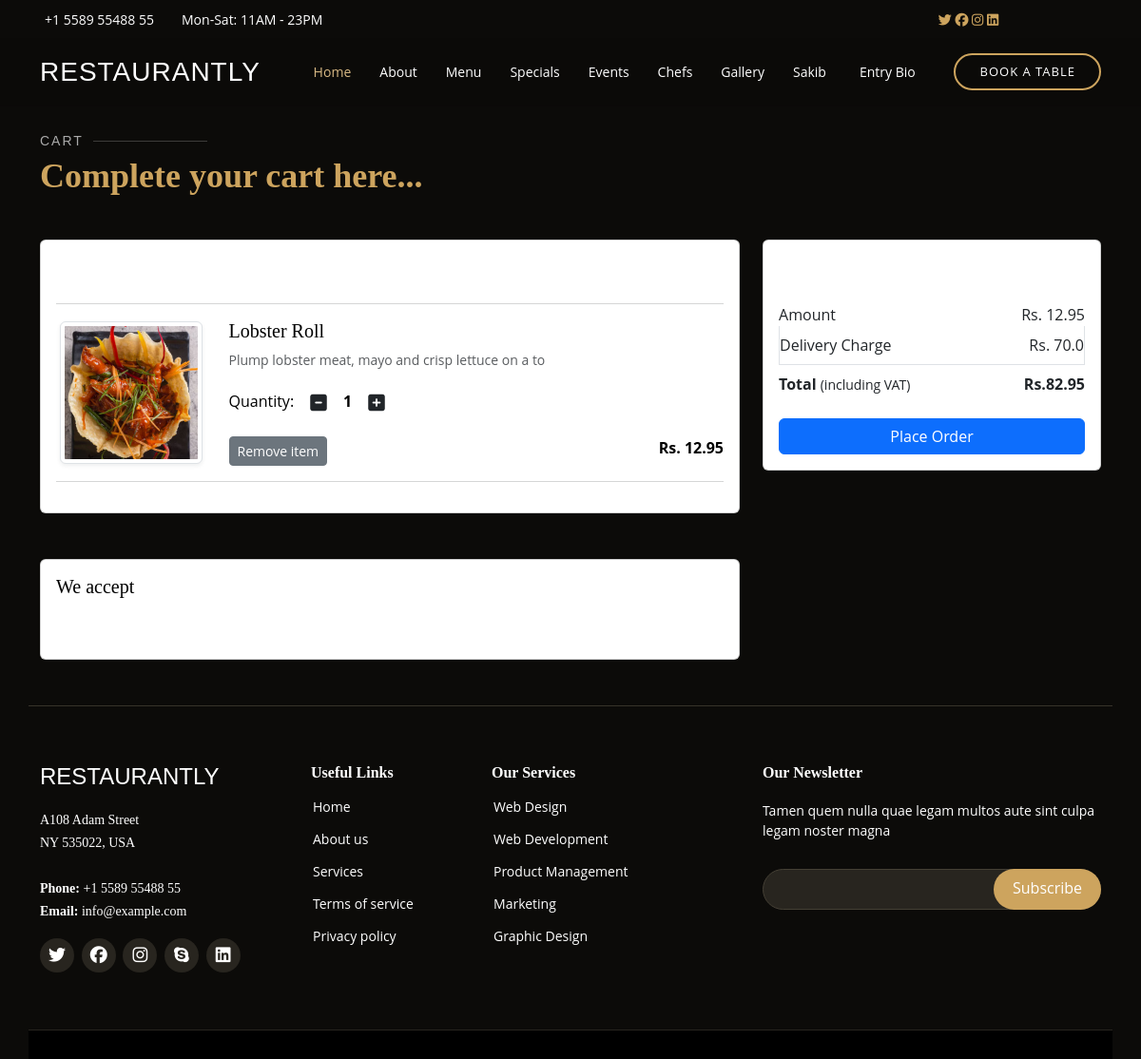
The app's page /cart/ (signed in) with its own data.
### app/models.py (models this page shows, shortened)
class Cart(models.Model):
    user = models.ForeignKey(User, on_delete=models.CASCADE)
    food = models.ForeignKey(AllFood, on_delete=models.CASCADE)
    quantity = models.PositiveIntegerField(default=1)

class AllFood(models.Model):
    food_name = models.CharField(max_length=50)
    desc = models.CharField(max_length=50)
    price = models.FloatField()
    category = models.CharField(choices=category_choice, max_length=10)
    food_image = models.ImageField(upload_to='FoodImage')

### app/views.py (the view)
# urls.py: path('cart/', views.show_to_cart, name='showcart'),
@login_required
def show_to_cart(request):
    if request.user.is_authenticated:
        user = request.user
        cart = Cart.objects.filter(user=user)
        print(cart)
        amount = 0.0
        shipping_amount = 70.0
        totalamount = 0.0
        cart_product = [p for p in Cart.objects.all() if p.user == user]
        print(cart_product)
        if cart_product:
            for p in cart_product:
                tempamount = (p.quantity * p.food.price)
                amount += tempamount
                totalamount = amount + shipping_amount
            return render(request, 'add_to_cart.html', {'carts': cart, 'totalamount': totalamount, 'amount': amount})
        else:
            return render(request, 'empty_cart.html')

### templates/add_to_cart.html (shortened to what this page needs)
{% extends 'base.html' %}
{% load static %}
{% block content %}
<div class="container my-5 mt-5">
 <div class="row mt-5">
        <div class="section-title mt-5">
          <h2>Cart</h2>
          <p>Complete your cart here...</p>
        </div>
  <div class="col-sm-8">
  <div class="card text-white  ">
   <div class="card-body">
    <h3>Cart</h3>
    {% for cart in carts %}
        <hr class="text-muted">
    <div class="row">
     <div class="col-sm-3 text-center align-self-center"><img src="{{cart.food.food_image.url}}" alt="" srcset="" class="img-fluid img-thumbnail shadow-sm" height="150" width="150"> </div>
     <div class="col-sm-9">
      <div>
       <h5  class="text-black">{{cart.food.food_name}}</h5>
       <p class="mb-2 text-muted small text-black">{{cart.food.desc}}</p>
       <div class="my-3">
        <label for="quantity" class="text-black">Quantity:</label>
        <a class="minus-cart btn" href="{% url 'decrease_cart_quantity' cart.id %}"><i class="fas fa-minus-square fa-lg"></i></a>
          <span id="quantity"  class="text-black"><b>{{cart.quantity}}</b></span>
        <a class="plus-cart btn"  href="{% url 'increase_cart_quantity' cart.id %}"><i class="fas fa-plus-square fa-lg"></i></a>
       </div>
       <div class="d-flex justify-content-between">
        <a href="{% url 'remove_from_cart' cart.id %}" class="btn btn-sm btn-secondary mr-3">Remove item </a>
        <p class="mb-0 text-black"><span><strong>Rs. {{cart.food.price}}</strong></span></p>
       </div>
      </div>
     </div>
    </div>
    {% endfor %}
    <hr class="text-muted">
   </div>
   </div>
  </div>
  <div class="col-sm-4">
   <div class="card">
    <div class="card-body">
      <h3>The Total Amount of</h3>
      <ul class="list-group">
       <li class="list-group-item d-flex justify-content-between align-items-center border-0 px-0 pb-0">Amount<span>Rs. {{amount}}</span></li>
       <li class="list-group-item d-flex justify-content-between align-items-center px-0">Delivery Charge<span>Rs. 70.0</span></li>
       <li class="list-group-item d-flex justify-content-between align-items-center border-0 px-0 mb-3">
        <div>
           <strong>Total</strong> <small>(including VAT)</small>
         </div>
         <span><strong>Rs.{{totalamount}}</strong></span>
       </li>
      </ul>
      <div class="d-grid"><a href="{% url 'checkout' %}" class="btn btn-primary">Place Order</a></div>
    </div>
   </div>
  </div>
 </div>
</div>
<div class="container">
 <div class="row">
  <div class="col-sm-8">
   <div class="card">
    <div class="card-body">
      <h5 class="mb-4 text-black">We accept</h5>
    </div>
  </div>
  </div>
 </div>
</div>
{% endblock content %}

### templates/navbar.html (shortened to what this page needs)
  <div id="topbar" class="d-flex align-items-center fixed-top">
    <div class="container d-flex justify-content-center justify-content-md-between">
      <div class="contact-info d-flex align-items-center  col-sm-9">
        <i class="bi bi-phone d-flex align-items-center"><span>+1 5589 55488 55</span></i>
        <i class="bi bi-clock d-flex align-items-center ms-4"><span> Mon-Sat: 11AM - 23PM</span></i>
      </div>
                <div class="social col-sm-3 text-center">
                  <a href="#"><i class="fa-brands fa-twitter"></i></a>
                  <a href="#"><i class="fa-brands fa-facebook"></i></a>
                  <a href="#"><i class="fa-brands fa-instagram"></i></a>
                  <a href="#"><i class="fa-brands fa-linkedin"></i></a>
                </div>
    </div>
  </div>
  <header id="header" class="fixed-top d-flex align-items-cente">
    <div class="container-fluid container-xl d-flex align-items-center justify-content-lg-between">
      <h1 class="logo me-auto me-lg-0"><a href="{% url 'home' %}">Restaurantly</a></h1>
      <nav id="navbar" class="navbar order-last order-lg-0">
        <ul>
          <li><a class="nav-link scrollto active" href="{% url 'home' %}">Home</a></li>
          <li><a class="nav-link scrollto" href="{% url 'about' %}">About</a></li>
          <li><a class="nav-link scrollto" href="{% url 'menu' %}">Menu</a></li>
          <li><a class="nav-link scrollto" href="{% url 'special' %}">Specials</a></li>
          <li><a class="nav-link scrollto" href="{% url 'event' %}">Events</a></li>
          <li><a class="nav-link scrollto" href="{% url 'chef' %}">Chefs</a></li>
          <li><a class="nav-link scrollto" href="{% url 'gallery' %}">Gallery</a></li>
        {% if request.user.is_authenticated %}
          <li class="dropdown"><a href="{% url 'profile' %}"><span>{{request.user|capfirst}}</span> </a>
            <li><a class="nav-link scrollto" href="{% url 'biodata' %}">Entry Bio</a></li>
          </li>
          {% else %}
          <li><a class="nav-link scrollto" href="{% url 'contact' %}">Contact</a></li>
          <li><a class="nav-link scrollto" href="{% url 'login' %}">Login</a></li>
          <li><a class="nav-link scrollto" href="{% url 'signup' %}">Signup</a></li>
        </ul>
        {% endif %}
      </nav>
      <a href="{% url 'book_a_table' %}" class="book-a-table-btn scrollto d-none d-lg-flex">Book a table</a>
    </div>
  </header>

### static/css/style.css (style rules this page uses)
body { font-family: "Open Sans", sans-serif; background: #0c0b09; color: #fff; }
a { color: #cda45e; text-decoration: none; }
h1, h2, h3, h4, h5, h6 { font-family: "Playfair Display", serif; }
#topbar { height: 40px; font-size: 14px; transition: all 0.5s; z-index: 996; }
#topbar .contact-info i { font-style: normal; color: #d9ba85; }
#topbar .contact-info i span { padding-left: 5px; color: #fff; }
#header { background: rgba(12, 11, 9, 0.6); border-bottom: 1px solid rgba(12, 11, 9, 0.6); transition: all 0.5s; z-index: 997; padding: 15px 0; top: 40px; }
#header .logo { font-size: 28px; margin: 0; padding: 0; line-height: 1; font-weight: 300; letter-spacing: 1px; text-transform: uppercase; font-family: "Poppins", sans-serif; }
#header .logo a { color: #fff; }
.book-a-table-btn { margin: 0 0 0 15px; border: 2px solid #cda45e; color: #fff; border-radius: 50px; padding: 8px 25px; text-transform: uppercase; font-size: 13px; font-weight: 500; letter-spacing: 1px; transition: 0.3s; }
.navbar { padding: 0; }
.navbar ul { margin: 0; padding: 0; display: flex; list-style: none; align-items: center; }
.navbar li { position: relative; }
.navbar a, .navbar a:focus { display: flex; align-items: center; justify-content: space-between; padding: 10px 0 10px 30px; color: #fff; white-space: nowrap; transition: 0.3s; font-size: 14px; }
.navbar a:hover, .navbar .active, .navbar .active:focus, .navbar li:hover>a { color: #d9ba85; }
.section-title { padding-bottom: 40px; }
.section-title h2 { font-size: 14px; font-weight: 500; padding: 0; line-height: 1px; margin: 0 0 5px 0; letter-spacing: 2px; text-transform: uppercase; color: #aaaaaa; font-family: "Poppins", sans-serif; }
.section-title h2::after { content: ""; width: 120px; height: 1px; display: inline-block; background: rgba(255, 255, 255, 0.2); margin: 4px 10px; }
.section-title p { margin: 0; margin: 0; font-size: 36px; font-weight: 700; font-family: "Playfair Display", serif; color: #cda45e; }

### records on screen
Cart: food.food_image (picture), food.food_name "Lobster Roll", food.desc "Plump lobster meat, mayo and crisp lettuce on a to", quantity "1", food.price "12.95"

### other values on screen
{{ request.user|capfirst }} "Sakib"
{{ amount }} "12.95"
{{ totalamount }} "82.95"
